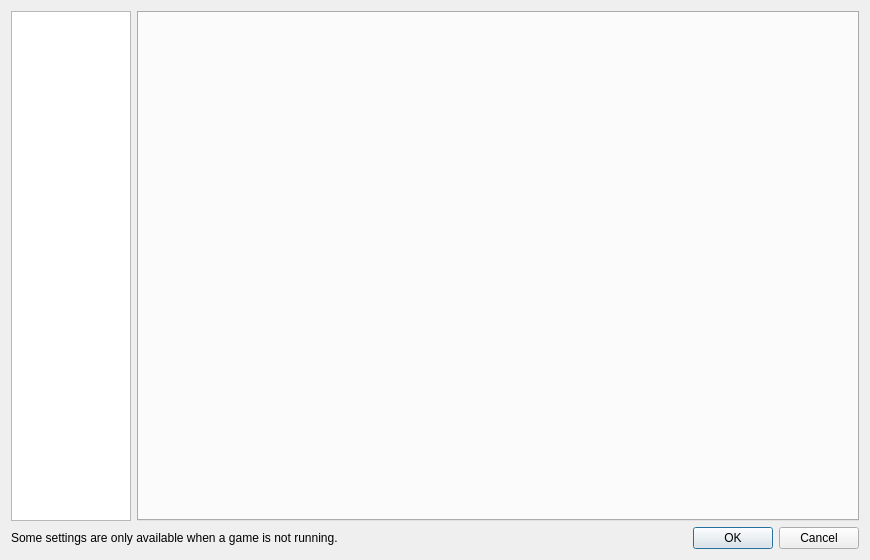
<?xml version="1.0" encoding="UTF-8"?>
<ui version="4.0">
 <class>ConfigureDialog</class>
 <widget class="QDialog" name="ConfigureDialog">
  <property name="geometry">
   <rect>
    <x>0</x>
    <y>0</y>
    <width>870</width>
    <height>560</height>
   </rect>
  </property>
  <property name="windowTitle">
   <string>Volt Configuration</string>
  </property>
  <layout class="QVBoxLayout" name="verticalLayout">
   <item>
    <layout class="QHBoxLayout" name="horizontalLayout">
     <item>
      <widget class="QListWidget" name="selectorList">
       <property name="minimumSize">
        <size>
         <width>120</width>
         <height>0</height>
        </size>
       </property>
       <property name="maximumSize">
        <size>
         <width>120</width>
         <height>16777215</height>
        </size>
       </property>
      </widget>
     </item>
     <item>
      <widget class="QTabWidget" name="tabWidget">
       <property name="currentIndex">
        <number>-1</number>
       </property>
      </widget>
     </item>
    </layout>
   </item>
   <item>
    <layout class="QHBoxLayout" name="horizontalLayout_2">
     <property name="leftMargin">
      <number>0</number>
     </property>
     <property name="topMargin">
      <number>0</number>
     </property>
     <property name="rightMargin">
      <number>0</number>
     </property>
     <property name="bottomMargin">
      <number>0</number>
     </property>
     <item>
      <widget class="QLabel" name="label">
       <property name="text">
        <string>Some settings are only available when a game is not running.</string>
       </property>
      </widget>
     </item>
     <item>
      <widget class="QDialogButtonBox" name="buttonBox">
       <property name="standardButtons">
        <set>QDialogButtonBox::StandardButton::Cancel|QDialogButtonBox::StandardButton::Ok</set>
       </property>
      </widget>
     </item>
    </layout>
   </item>
  </layout>
 </widget>
 <resources/>
 <connections>
  <connection>
   <sender>buttonBox</sender>
   <signal>accepted()</signal>
   <receiver>ConfigureDialog</receiver>
   <slot>accept()</slot>
   <hints>
    <hint type="sourcelabel">
     <x>20</x>
     <y>20</y>
    </hint>
    <hint type="destinationlabel">
     <x>20</x>
     <y>20</y>
    </hint>
   </hints>
  </connection>
  <connection>
   <sender>buttonBox</sender>
   <signal>rejected()</signal>
   <receiver>ConfigureDialog</receiver>
   <slot>reject()</slot>
   <hints>
    <hint type="sourcelabel">
     <x>20</x>
     <y>20</y>
    </hint>
    <hint type="destinationlabel">
     <x>20</x>
     <y>20</y>
    </hint>
   </hints>
  </connection>
 </connections>
</ui>
